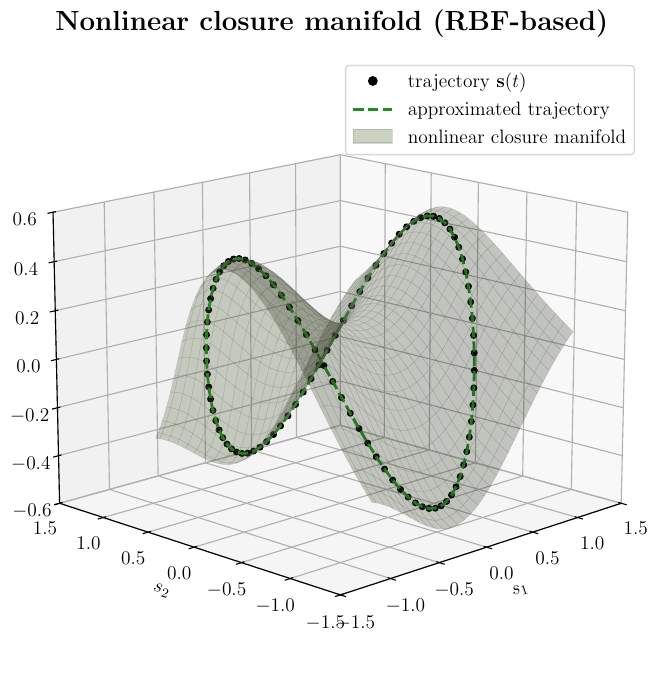

The Python source for this figure:
# nonlinear_closure_manifold_rbf.py ----------------------------------------
import numpy as np
from scipy.interpolate import Rbf
import matplotlib.pyplot as plt
from matplotlib.lines import Line2D
from matplotlib.patches import Patch

# Global LaTeX plot settings
plt.rcParams.update({
    "text.usetex": True,
    "font.family": "serif",
    "axes.titlesize": 20,
    "axes.labelsize": 14,
    "xtick.labelsize": 14,
    "ytick.labelsize": 14,
    "legend.fontsize": 14
})

# === 1. Define trajectory s(t) =============================================
t = np.linspace(0, 2*np.pi, 100)
S = np.c_[np.cos(t), np.sin(t), 0.5*np.cos(2*t)].astype(float)  # shape (100, 3)
u_ref = S[0]
S_shift = S - u_ref

# === 2. POD basis decomposition ============================================
U, svals, VT = np.linalg.svd(S_shift, full_matrices=False)
V = VT.T
V_p = V[:, :2]        # primary basis (3x2)
V_s = V[:,  2:3]      # secondary (closure) basis (3x1)

# === 3. Reduced coordinates ================================================
q_p = S_shift @ V_p                 # shape (100, 2)
q_s = (S_shift @ V_s).ravel()       # shape (100,)

# === 4. Fit RBF for closure ================================================
rbf = Rbf(q_p[:,0], q_p[:,1], q_s, function='multiquadric', smooth=0.0)
q_s_pred = rbf(q_p[:,0], q_p[:,1])
S_pred = u_ref + q_p @ V_p.T + np.outer(q_s_pred, V_s.ravel())

# === 5. Evaluate surface of manifold =======================================
gp1 = np.linspace(q_p[:,0].min() - 0.15, q_p[:,0].max() + 0.15, 60)
gp2 = np.linspace(q_p[:,1].min() - 0.15, q_p[:,1].max() + 0.15, 60)
GP1, GP2 = np.meshgrid(gp1, gp2)
qs_grid = rbf(GP1, GP2)

# === 6. Map to ambient space ===============================================
U_grid = ( u_ref[:, None, None]
           + (V_p @ np.stack([GP1, GP2]).reshape(2, -1)).reshape(3, *GP1.shape)
           + (V_s @ qs_grid.ravel()[None, :]).reshape(3, *GP1.shape) )

X_surf, Y_surf, Z_surf = U_grid

# === 7. Plot ===============================================================
fig = plt.figure(figsize=(9, 7))
ax = fig.add_subplot(111, projection='3d')
ax.plot3D(*S.T, 'ko', ms=4, label=r'\textit{trajectory} $\mathbf{s}(t)$')
ax.plot3D(*S_pred.T, color='forestgreen', lw=2, ls='--', label=r'\textit{approximated trajectory}')
ax.plot_surface(X_surf, Y_surf, Z_surf,
                color='darkolivegreen', alpha=0.25,
                edgecolor='gray', linewidth=0.2)

ax.set(xlim=(-1.5,1.5), ylim=(-1.5,1.5), zlim=(-0.6,0.6),
       xlabel=r'$s_1$', ylabel=r'$s_2$', zlabel=r'$s_3$')
ax.set_title(r'\textbf{Nonlinear closure manifold (RBF-based)}', pad=18)
ax.view_init(elev=15, azim=225)

# === 8. Legend =============================================================
ax.legend(handles=[
    Line2D([],[], color='k', marker='o', ls='None', label=r'trajectory $\mathbf{s}(t)$'),
    Line2D([],[], color='forestgreen', lw=2, ls='--', label=r'approximated trajectory'),
    Patch(facecolor='darkolivegreen', alpha=0.3, edgecolor='gray', label=r'nonlinear closure manifold')
], loc='upper right', frameon=True)

plt.tight_layout()
plt.savefig("nonlinear_closure_manifold_rbf.pdf", format="pdf", bbox_inches='tight')
plt.show()
